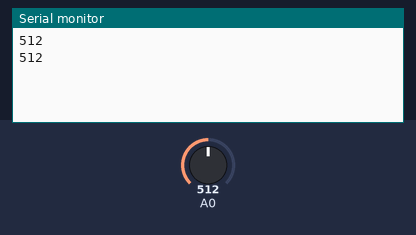
Recording of a sketch running on a simulated Arduino Uno, built with avr-gcc and run on an emulated ATmega328P. On the bench: the last lines printed to the serial monitor. The inputs (shaded band) are chosen by the test bench; at power-on: A0 = 512.

Above: at 1.8 s.
1.9 s: A0 set to 716
At 2.8 s:
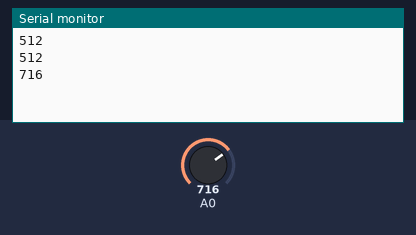
3.4 s: A0 set to 900
At 4.6 s:
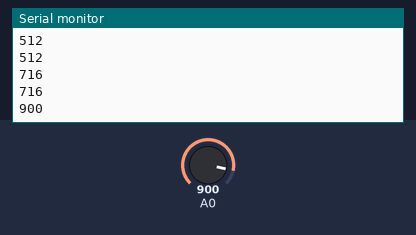
Timing chart, 0 to 6.4 s (numbered marks = the images above; inputs shaded):
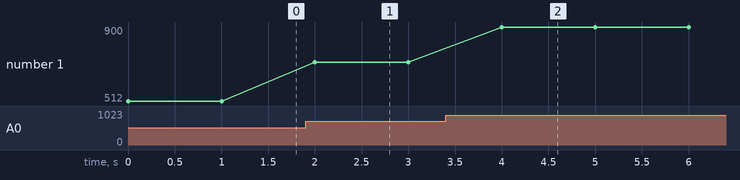

The sketch:

demoGasSensor.ino
```cpp
void setup() {
  Serial.begin(9600);  //Mở cổng Serial để giap tiếp | tham khảo Serial
}

void loop() {
  int value = analogRead(A0);   //đọc giá trị điện áp ở chân A0 - chân cảm biến
                                //(value luôn nằm trong khoảng 0-1023)
  Serial.println(value);        //xuất ra giá trị vừa đọc


  //-----------------------------------------------------
  delay(1000);           //đợi 1 giây để bạn kịp tháy serial - (optional)
}

// chênh lệch tầm 50 sẽ báo cháy
```

Measured:
- after the input at 1.9 s, the serial monitor: prints a new line after 0.10 s (image 1)
- after the input at 3.4 s, the serial monitor: prints a new line after 0.60 s (image 2)
- plotted number 1: 512 → 716 after the input at 1.9 s, 716 → 900 after the input at 3.4 s
